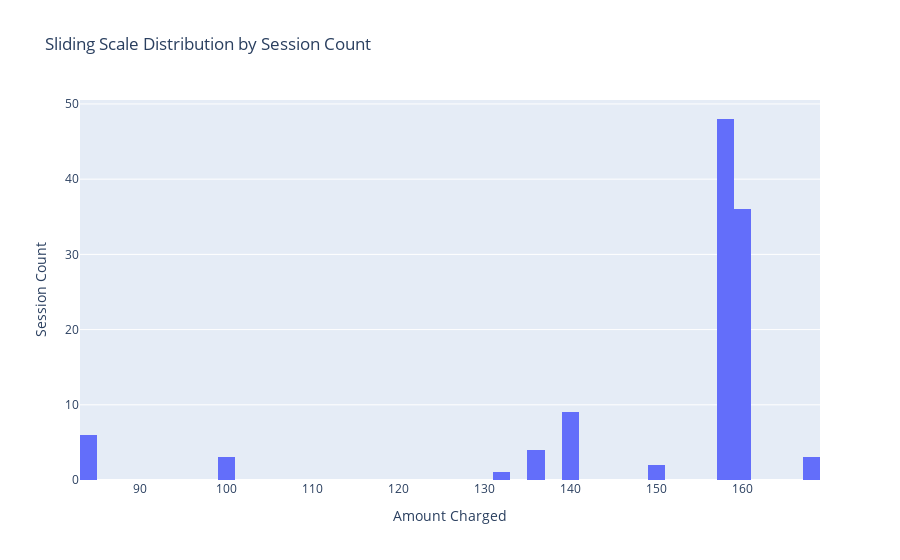

This figure's notebook cell:
### Code cell
fig1 = px.histogram(df, x='Total', title='Sliding Scale Distribution by Session Count', nbins=50)
fig1.update_layout(xaxis_title='Amount Charged', yaxis_title='Session Count')
fig1.update_xaxes(range=[0, None])
fig1.show()

### Figure 1 — Plotly figure (JSON) as saved in the notebook; plotly's stock layout.template omitted (floating-point values rounded to 4 significant figures)
{"data": [{"bingroup": "x", "hovertemplate": "Total=%{x}<br>count=%{y}<extra></extra>", "legendgroup": "", "marker": {"color": "#636efa", "pattern": {"shape": ""}}, "name": "", "nbinsx": 50, "orientation": "v", "showlegend": false, "type": "histogram", "x": [157.5, 157.5, 157.5, 157.5, 168.0, 157.5, 140.0, 140.0, 157.5, 157.5, 157.5, 84.0, 157.5, 160.0, 157.5, 157.5, 136.5, 157.5, 84.0, 157.5, 157.5, 157.5, 157.5, 100.0, 150.0, 140.0, 157.5, 157.5, 157.5, 157.5, 157.5, 157.5, 157.5, 157.5, 157.5, 157.5, 168.0, 157.5, 140.0, 140.0, 157.5, 157.5, 157.5, 84.0, 157.5, 157.5, 157.5, 157.5, 157.5, 150.0, 84.0, 157.5, 157.5, 157.5, 131.2, 157.5, 100.0, 157.5, 140.0, 157.5, 157.5, 157.5, 157.5, 136.5, 157.5, 157.5, 157.5, 157.5, 160.0, 160.0, 168.0, 160.0, 140.0, 140.0, 160.0, 160.0, 160.0, 160.0, 160.0, 160.0, 136.5, 160.0, 160.0, 84.0, 160.0, 160.0, 160.0, 160.0, 160.0, 160.0, 160.0, 140.0, 160.0, 84.0, 160.0, 160.0, 160.0, 160.0, 100.0, 135.0, 160.0, 160.0, 160.0, 160.0, 160.0, 160.0, 160.0, 160.0, 160.0, 160.0, 160.0, 160.0], "xaxis": "x", "yaxis": "y"}], "layout": {"barmode": "relative", "legend": {"tracegroupgap": 0}, "title": {"text": "Sliding Scale Distribution by Session Count"}, "xaxis": {"anchor": "y", "domain": [0, 1], "range": [0, null], "title": {"text": "Amount Charged"}}, "yaxis": {"anchor": "x", "domain": [0, 1], "title": {"text": "Session Count"}}}}
